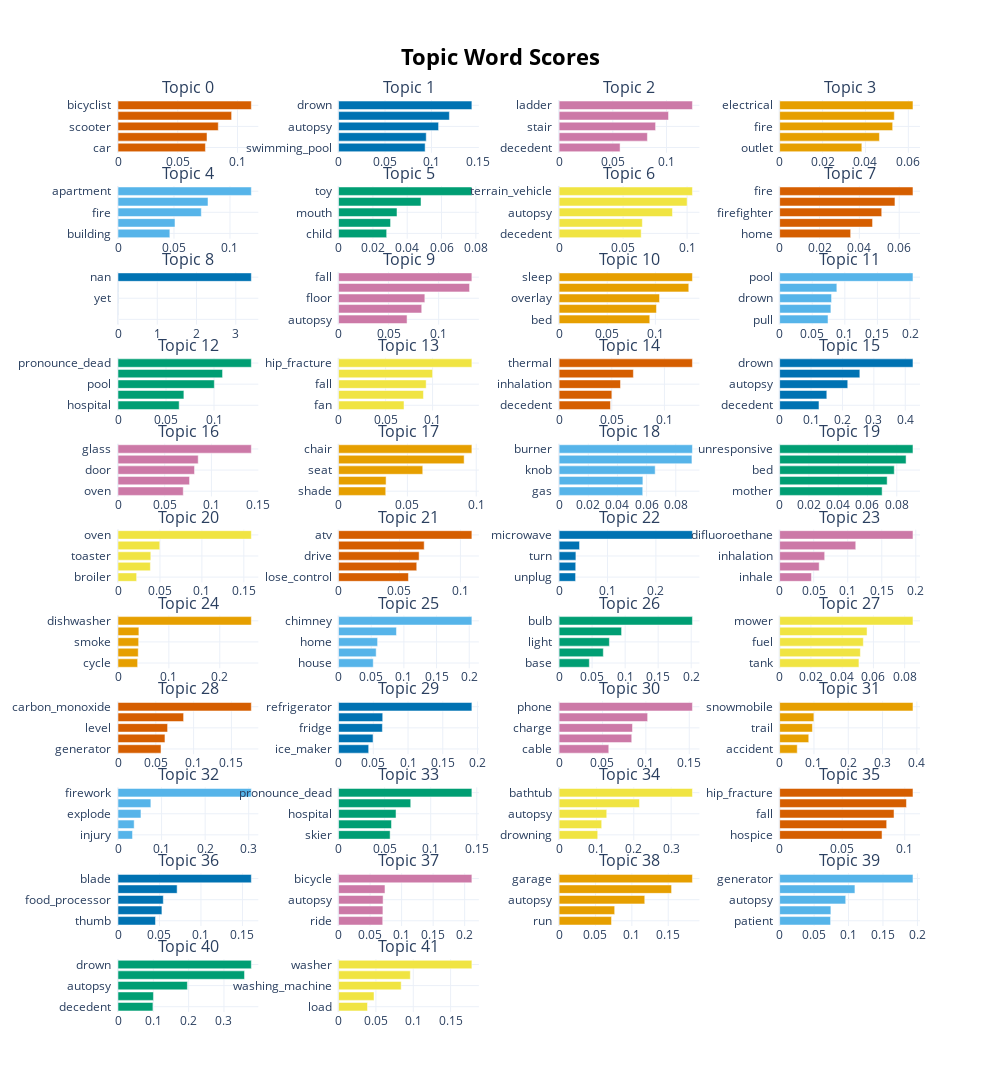

Notebook source saved alongside this figure:
### Markdown cell above
#### Word element distribution within topics

### Code cell
optimal_model.visualize_barchart(top_n_topics=42)

### Figure 1 — Plotly figure (JSON) as saved in the notebook; plotly's stock layout.template omitted (floating-point values rounded to 4 significant figures)
{"data": [{"marker": {"color": "#D55E00"}, "orientation": "h", "type": "bar", "x": [0.07317, 0.07451, 0.08394, 0.0951, 0.1116], "xaxis": "x", "y": ["car  ", "vehicle  ", "scooter  ", "bicycle  ", "bicyclist  "], "yaxis": "y"}, {"marker": {"color": "#0072B2"}, "orientation": "h", "type": "bar", "x": [0.09318, 0.09437, 0.1077, 0.1193, 0.1435], "xaxis": "x2", "y": ["swimming_pool  ", "manner  ", "autopsy  ", "death  ", "drown  "], "yaxis": "y2"}, {"marker": {"color": "#CC79A7"}, "orientation": "h", "type": "bar", "x": [0.05677, 0.0822, 0.08982, 0.1019, 0.1241], "xaxis": "x3", "y": ["decedent  ", "head  ", "stair  ", "fall  ", "ladder  "], "yaxis": "y3"}, {"marker": {"color": "#E69F00"}, "orientation": "h", "type": "bar", "x": [0.03832, 0.04652, 0.05268, 0.05346, 0.06216], "xaxis": "x4", "y": ["outlet  ", "space_heater  ", "fire  ", "extension_cord  ", "electrical  "], "yaxis": "y4"}, {"marker": {"color": "#56B4E9"}, "orientation": "h", "type": "bar", "x": [0.0463, 0.05089, 0.0744, 0.08036, 0.1191], "xaxis": "x5", "y": ["building  ", "stove  ", "fire  ", "candle  ", "apartment  "], "yaxis": "y5"}, {"marker": {"color": "#009E73"}, "orientation": "h", "type": "bar", "x": [0.02804, 0.0303, 0.03406, 0.04804, 0.07768], "xaxis": "x6", "y": ["child  ", "laptop  ", "mouth  ", "battery  ", "toy  "], "yaxis": "y6"}, {"marker": {"color": "#F0E442"}, "orientation": "h", "type": "bar", "x": [0.06413, 0.06504, 0.08857, 0.1, 0.1042], "xaxis": "x7", "y": ["decedent  ", "injury  ", "autopsy  ", "golf_cart  ", "terrain_vehicle  "], "yaxis": "y7"}, {"marker": {"color": "#D55E00"}, "orientation": "h", "type": "bar", "x": [0.03564, 0.04663, 0.05124, 0.05787, 0.06692], "xaxis": "x8", "y": ["home  ", "window  ", "firefighter  ", "house  ", "fire  "], "yaxis": "y8"}, {"marker": {"color": "#0072B2"}, "orientation": "h", "type": "bar", "x": [1e-05, 0.001603, 0.00306, 0.00349, 3.397], "xaxis": "x9", "y": ["  ", "fine  ", "yet  ", "apneic  ", "nan  "], "yaxis": "y9"}, {"marker": {"color": "#CC79A7"}, "orientation": "h", "type": "bar", "x": [0.06845, 0.0831, 0.08621, 0.1309, 0.1332], "xaxis": "x10", "y": ["autopsy  ", "decedent  ", "floor  ", "head  ", "fall  "], "yaxis": "y10"}, {"marker": {"color": "#E69F00"}, "orientation": "h", "type": "bar", "x": [0.09418, 0.1011, 0.1043, 0.1347, 0.1385], "xaxis": "x11", "y": ["bed  ", "adult  ", "overlay  ", "autopsy  ", "sleep  "], "yaxis": "y11"}, {"marker": {"color": "#56B4E9"}, "orientation": "h", "type": "bar", "x": [0.07422, 0.07861, 0.07962, 0.08776, 0.2046], "xaxis": "x12", "y": ["pull  ", "swimming_pool  ", "drown  ", "boy  ", "pool  "], "yaxis": "y12"}, {"marker": {"color": "#009E73"}, "orientation": "h", "type": "bar", "x": [0.06372, 0.06862, 0.1003, 0.1089, 0.1389], "xaxis": "x13", "y": ["hospital  ", "swimming_pool  ", "pool  ", "pronounce  ", "pronounce_dead  "], "yaxis": "y13"}, {"marker": {"color": "#F0E442"}, "orientation": "h", "type": "bar", "x": [0.06961, 0.09028, 0.09316, 0.1, 0.1418], "xaxis": "x14", "y": ["fan  ", "hip  ", "fall  ", "floor  ", "hip_fracture  "], "yaxis": "y14"}, {"marker": {"color": "#D55E00"}, "orientation": "h", "type": "bar", "x": [0.04877, 0.05008, 0.0583, 0.07053, 0.1266], "xaxis": "x15", "y": ["decedent  ", "clothing  ", "inhalation  ", "burn  ", "thermal  "], "yaxis": "y15"}, {"marker": {"color": "#0072B2"}, "orientation": "h", "type": "bar", "x": [0.1252, 0.1502, 0.2169, 0.2554, 0.4246], "xaxis": "x16", "y": ["decedent  ", "pool  ", "autopsy  ", "hot_tub  ", "drown  "], "yaxis": "y16"}, {"marker": {"color": "#CC79A7"}, "orientation": "h", "type": "bar", "x": [0.06984, 0.07659, 0.08191, 0.08585, 0.1427], "xaxis": "x17", "y": ["oven  ", "shatter  ", "door  ", "shower  ", "glass  "], "yaxis": "y17"}, {"marker": {"color": "#E69F00"}, "orientation": "h", "type": "bar", "x": [0.03427, 0.03453, 0.06116, 0.09121, 0.09684], "xaxis": "x18", "y": ["shade  ", "swing  ", "seat  ", "stroller  ", "chair  "], "yaxis": "y18"}, {"marker": {"color": "#56B4E9"}, "orientation": "h", "type": "bar", "x": [0.05734, 0.05744, 0.06587, 0.09107, 0.09141], "xaxis": "x19", "y": ["gas  ", "turn  ", "knob  ", "grill  ", "burner  "], "yaxis": "y19"}, {"marker": {"color": "#009E73"}, "orientation": "h", "type": "bar", "x": [0.07001, 0.07344, 0.0783, 0.08636, 0.09108], "xaxis": "x20", "y": ["mother  ", "sleep  ", "bed  ", "blanket  ", "unresponsive  "], "yaxis": "y20"}, {"marker": {"color": "#F0E442"}, "orientation": "h", "type": "bar", "x": [0.02222, 0.03858, 0.03911, 0.0498, 0.1589], "xaxis": "x21", "y": ["broiler  ", "rack  ", "toaster  ", "turn  ", "oven  "], "yaxis": "y21"}, {"marker": {"color": "#D55E00"}, "orientation": "h", "type": "bar", "x": [0.05735, 0.06416, 0.06612, 0.07029, 0.1094], "xaxis": "x22", "y": ["lose_control  ", "roll  ", "drive  ", "crash  ", "atv  "], "yaxis": "y22"}, {"marker": {"color": "#0072B2"}, "orientation": "h", "type": "bar", "x": [0.03406, 0.03436, 0.03472, 0.04222, 0.2755], "xaxis": "x23", "y": ["unplug  ", "oven  ", "turn  ", "door  ", "microwave  "], "yaxis": "y23"}, {"marker": {"color": "#CC79A7"}, "orientation": "h", "type": "bar", "x": [0.04676, 0.05804, 0.06616, 0.1118, 0.1959], "xaxis": "x24", "y": ["inhale  ", "decedent  ", "inhalation  ", "autopsy  ", "difluoroethane  "], "yaxis": "y24"}, {"marker": {"color": "#E69F00"}, "orientation": "h", "type": "bar", "x": [0.0386, 0.03981, 0.0406, 0.04104, 0.2621], "xaxis": "x25", "y": ["cycle  ", "door  ", "smoke  ", "melt  ", "dishwasher  "], "yaxis": "y25"}, {"marker": {"color": "#56B4E9"}, "orientation": "h", "type": "bar", "x": [0.0531, 0.05758, 0.05976, 0.08862, 0.2041], "xaxis": "x26", "y": ["house  ", "fireplace  ", "home  ", "fire  ", "chimney  "], "yaxis": "y26"}, {"marker": {"color": "#009E73"}, "orientation": "h", "type": "bar", "x": [0.04578, 0.06694, 0.07614, 0.0946, 0.2019], "xaxis": "x27", "y": ["base  ", "fixture  ", "light  ", "lamp  ", "bulb  "], "yaxis": "y27"}, {"marker": {"color": "#F0E442"}, "orientation": "h", "type": "bar", "x": [0.05074, 0.05165, 0.05355, 0.05592, 0.08531], "xaxis": "x28", "y": ["tank  ", "gas  ", "fuel  ", "lawn_mower  ", "mower  "], "yaxis": "y28"}, {"marker": {"color": "#D55E00"}, "orientation": "h", "type": "bar", "x": [0.05689, 0.06212, 0.0656, 0.08677, 0.1764], "xaxis": "x29", "y": ["generator  ", "leak  ", "level  ", "furnace  ", "carbon_monoxide  "], "yaxis": "y29"}, {"marker": {"color": "#0072B2"}, "orientation": "h", "type": "bar", "x": [0.04335, 0.04964, 0.06308, 0.06356, 0.1919], "xaxis": "x30", "y": ["ice_maker  ", "ice  ", "fridge  ", "freezer  ", "refrigerator  "], "yaxis": "y30"}, {"marker": {"color": "#CC79A7"}, "orientation": "h", "type": "bar", "x": [0.05724, 0.08372, 0.08457, 0.102, 0.1537], "xaxis": "x31", "y": ["cable  ", "charger  ", "charge  ", "device  ", "phone  "], "yaxis": "y31"}, {"marker": {"color": "#E69F00"}, "orientation": "h", "type": "bar", "x": [0.05128, 0.08483, 0.09556, 0.09981, 0.3887], "xaxis": "x32", "y": ["accident  ", "crash  ", "trail  ", "tree  ", "snowmobile  "], "yaxis": "y32"}, {"marker": {"color": "#56B4E9"}, "orientation": "h", "type": "bar", "x": [0.03335, 0.03708, 0.05268, 0.0754, 0.306], "xaxis": "x33", "y": ["injury  ", "injure  ", "explode  ", "hand  ", "firework  "], "yaxis": "y33"}, {"marker": {"color": "#009E73"}, "orientation": "h", "type": "bar", "x": [0.05597, 0.05744, 0.06239, 0.07834, 0.1447], "xaxis": "x34", "y": ["skier  ", "die  ", "hospital  ", "ski  ", "pronounce_dead  "], "yaxis": "y34"}, {"marker": {"color": "#F0E442"}, "orientation": "h", "type": "bar", "x": [0.1034, 0.1141, 0.1276, 0.2152, 0.357], "xaxis": "x35", "y": ["drowning  ", "seizure  ", "autopsy  ", "drown  ", "bathtub  "], "yaxis": "y35"}, {"marker": {"color": "#D55E00"}, "orientation": "h", "type": "bar", "x": [0.08186, 0.08556, 0.09144, 0.1014, 0.1066], "xaxis": "x36", "y": ["hospice  ", "floor  ", "fall  ", "hip  ", "hip_fracture  "], "yaxis": "y36"}, {"marker": {"color": "#0072B2"}, "orientation": "h", "type": "bar", "x": [0.04521, 0.05294, 0.0546, 0.07128, 0.1607], "xaxis": "x37", "y": ["thumb  ", "cut  ", "food_processor  ", "blender  ", "blade  "], "yaxis": "y37"}, {"marker": {"color": "#CC79A7"}, "orientation": "h", "type": "bar", "x": [0.07006, 0.07037, 0.07065, 0.07364, 0.2115], "xaxis": "x38", "y": ["ride  ", "decedent  ", "autopsy  ", "head  ", "bicycle  "], "yaxis": "y38"}, {"marker": {"color": "#E69F00"}, "orientation": "h", "type": "bar", "x": [0.07204, 0.07639, 0.1177, 0.1546, 0.1833], "xaxis": "x39", "y": ["run  ", "inhale  ", "autopsy  ", "carbon_monoxide  ", "garage  "], "yaxis": "y39"}, {"marker": {"color": "#56B4E9"}, "orientation": "h", "type": "bar", "x": [0.07395, 0.07435, 0.0959, 0.1093, 0.1936], "xaxis": "x40", "y": ["patient  ", "die  ", "autopsy  ", "unknown  ", "generator  "], "yaxis": "y40"}, {"marker": {"color": "#009E73"}, "orientation": "h", "type": "bar", "x": [0.09891, 0.1003, 0.1965, 0.3582, 0.3775], "xaxis": "x41", "y": ["decedent  ", "hotel  ", "autopsy  ", "swimming_pool  ", "drown  "], "yaxis": "y41"}, {"marker": {"color": "#F0E442"}, "orientation": "h", "type": "bar", "x": [0.03876, 0.04748, 0.08383, 0.09605, 0.1785], "xaxis": "x42", "y": ["load  ", "spin_cycle  ", "washing_machine  ", "machine  ", "washer  "], "yaxis": "y42"}], "layout": {"annotations": [{"font": {"size": 16}, "showarrow": false, "text": "Topic 0", "x": 0.0875, "xanchor": "center", "xref": "paper", "y": 1, "yanchor": "bottom", "yref": "paper"}, {"font": {"size": 16}, "showarrow": false, "text": "Topic 1", "x": 0.3625, "xanchor": "center", "xref": "paper", "y": 1, "yanchor": "bottom", "yref": "paper"}, {"font": {"size": 16}, "showarrow": false, "text": "Topic 2", "x": 0.6375, "xanchor": "center", "xref": "paper", "y": 1, "yanchor": "bottom", "yref": "paper"}, {"font": {"size": 16}, "showarrow": false, "text": "Topic 3", "x": 0.9125, "xanchor": "center", "xref": "paper", "y": 1, "yanchor": "bottom", "yref": "paper"}, {"font": {"size": 16}, "showarrow": false, "text": "Topic 4", "x": 0.0875, "xanchor": "center", "xref": "paper", "y": 0.9058, "yanchor": "bottom", "yref": "paper"}, {"font": {"size": 16}, "showarrow": false, "text": "Topic 5", "x": 0.3625, "xanchor": "center", "xref": "paper", "y": 0.9058, "yanchor": "bottom", "yref": "paper"}, {"font": {"size": 16}, "showarrow": false, "text": "Topic 6", "x": 0.6375, "xanchor": "center", "xref": "paper", "y": 0.9058, "yanchor": "bottom", "yref": "paper"}, {"font": {"size": 16}, "showarrow": false, "text": "Topic 7", "x": 0.9125, "xanchor": "center", "xref": "paper", "y": 0.9058, "yanchor": "bottom", "yref": "paper"}, {"font": {"size": 16}, "showarrow": false, "text": "Topic 8", "x": 0.0875, "xanchor": "center", "xref": "paper", "y": 0.8116, "yanchor": "bottom", "yref": "paper"}, {"font": {"size": 16}, "showarrow": false, "text": "Topic 9", "x": 0.3625, "xanchor": "center", "xref": "paper", "y": 0.8116, "yanchor": "bottom", "yref": "paper"}, {"font": {"size": 16}, "showarrow": false, "text": "Topic 10", "x": 0.6375, "xanchor": "center", "xref": "paper", "y": 0.8116, "yanchor": "bottom", "yref": "paper"}, {"font": {"size": 16}, "showarrow": false, "text": "Topic 11", "x": 0.9125, "xanchor": "center", "xref": "paper", "y": 0.8116, "yanchor": "bottom", "yref": "paper"}, {"font": {"size": 16}, "showarrow": false, "text": "Topic 12", "x": 0.0875, "xanchor": "center", "xref": "paper", "y": 0.7174, "yanchor": "bottom", "yref": "paper"}, {"font": {"size": 16}, "showarrow": false, "text": "Topic 13", "x": 0.3625, "xanchor": "center", "xref": "paper", "y": 0.7174, "yanchor": "bottom", "yref": "paper"}, {"font": {"size": 16}, "showarrow": false, "text": "Topic 14", "x": 0.6375, "xanchor": "center", "xref": "paper", "y": 0.7174, "yanchor": "bottom", "yref": "paper"}, {"font": {"size": 16}, "showarrow": false, "text": "Topic 15", "x": 0.9125, "xanchor": "center", "xref": "paper", "y": 0.7174, "yanchor": "bottom", "yref": "paper"}, {"font": {"size": 16}, "showarrow": false, "text": "Topic 16", "x": 0.0875, "xanchor": "center", "xref": "paper", "y": 0.6231, "yanchor": "bottom", "yref": "paper"}, {"font": {"size": 16}, "showarrow": false, "text": "Topic 17", "x": 0.3625, "xanchor": "center", "xref": "paper", "y": 0.6231, "yanchor": "bottom", "yref": "paper"}, {"font": {"size": 16}, "showarrow": false, "text": "Topic 18", "x": 0.6375, "xanchor": "center", "xref": "paper", "y": 0.6231, "yanchor": "bottom", "yref": "paper"}, {"font": {"size": 16}, "showarrow": false, "text": "Topic 19", "x": 0.9125, "xanchor": "center", "xref": "paper", "y": 0.6231, "yanchor": "bottom", "yref": "paper"}, {"font": {"size": 16}, "showarrow": false, "text": "Topic 20", "x": 0.0875, "xanchor": "center", "xref": "paper", "y": 0.5289, "yanchor": "bottom", "yref": "paper"}, {"font": {"size": 16}, "showarrow": false, "text": "Topic 21", "x": 0.3625, "xanchor": "center", "xref": "paper", "y": 0.5289, "yanchor": "bottom", "yref": "paper"}, {"font": {"size": 16}, "showarrow": false, "text": "Topic 22", "x": 0.6375, "xanchor": "center", "xref": "paper", "y": 0.5289, "yanchor": "bottom", "yref": "paper"}, {"font": {"size": 16}, "showarrow": false, "text": "Topic 23", "x": 0.9125, "xanchor": "center", "xref": "paper", "y": 0.5289, "yanchor": "bottom", "yref": "paper"}, {"font": {"size": 16}, "showarrow": false, "text": "Topic 24", "x": 0.0875, "xanchor": "center", "xref": "paper", "y": 0.4347, "yanchor": "bottom", "yref": "paper"}, {"font": {"size": 16}, "showarrow": false, "text": "Topic 25", "x": 0.3625, "xanchor": "center", "xref": "paper", "y": 0.4347, "yanchor": "bottom", "yref": "paper"}, {"font": {"size": 16}, "showarrow": false, "text": "Topic 26", "x": 0.6375, "xanchor": "center", "xref": "paper", "y": 0.4347, "yanchor": "bottom", "yref": "paper"}, {"font": {"size": 16}, "showarrow": false, "text": "Topic 27", "x": 0.9125, "xanchor": "center", "xref": "paper", "y": 0.4347, "yanchor": "bottom", "yref": "paper"}, {"font": {"size": 16}, "showarrow": false, "text": "Topic 28", "x": 0.0875, "xanchor": "center", "xref": "paper", "y": 0.3405, "yanchor": "bottom", "yref": "paper"}, {"font": {"size": 16}, "showarrow": false, "text": "Topic 29", "x": 0.3625, "xanchor": "center", "xref": "paper", "y": 0.3405, "yanchor": "bottom", "yref": "paper"}, {"font": {"size": 16}, "showarrow": false, "text": "Topic 30", "x": 0.6375, "xanchor": "center", "xref": "paper", "y": 0.3405, "yanchor": "bottom", "yref": "paper"}, {"font": {"size": 16}, "showarrow": false, "text": "Topic 31", "x": 0.9125, "xanchor": "center", "xref": "paper", "y": 0.3405, "yanchor": "bottom", "yref": "paper"}, {"font": {"size": 16}, "showarrow": false, "text": "Topic 32", "x": 0.0875, "xanchor": "center", "xref": "paper", "y": 0.2463, "yanchor": "bottom", "yref": "paper"}, {"font": {"size": 16}, "showarrow": false, "text": "Topic 33", "x": 0.3625, "xanchor": "center", "xref": "paper", "y": 0.2463, "yanchor": "bottom", "yref": "paper"}, {"font": {"size": 16}, "showarrow": false, "text": "Topic 34", "x": 0.6375, "xanchor": "center", "xref": "paper", "y": 0.2463, "yanchor": "bottom", "yref": "paper"}, {"font": {"size": 16}, "showarrow": false, "text": "Topic 35", "x": 0.9125, "xanchor": "center", "xref": "paper", "y": 0.2463, "yanchor": "bottom", "yref": "paper"}, {"font": {"size": 16}, "showarrow": false, "text": "Topic 36", "x": 0.0875, "xanchor": "center", "xref": "paper", "y": 0.1521, "yanchor": "bottom", "yref": "paper"}, {"font": {"size": 16}, "showarrow": false, "text": "Topic 37", "x": 0.3625, "xanchor": "center", "xref": "paper", "y": 0.1521, "yanchor": "bottom", "yref": "paper"}, {"font": {"size": 16}, "showarrow": false, "text": "Topic 38", "x": 0.6375, "xanchor": "center", "xref": "paper", "y": 0.1521, "yanchor": "bottom", "yref": "paper"}, {"font": {"size": 16}, "showarrow": false, "text": "Topic 39", "x": 0.9125, "xanchor": "center", "xref": "paper", "y": 0.1521, "yanchor": "bottom", "yref": "paper"}, {"font": {"size": 16}, "showarrow": false, "text": "Topic 40", "x": 0.0875, "xanchor": "center", "xref": "paper", "y": 0.05785, "yanchor": "bottom", "yref": "paper"}, {"font": {"size": 16}, "showarrow": false, "text": "Topic 41", "x": 0.3625, "xanchor": "center", "xref": "paper", "y": 0.05785, "yanchor": "bottom", "yref": "paper"}], "height": 2750, "hoverlabel": {"bgcolor": "white", "font": {"family": "Rockwell", "size": 16}}, "showlegend": false, "title": {"font": {"color": "Black", "size": 22}, "text": "<b>Topic Word Scores", "x": 0.5, "xanchor": "center", "yanchor": "top"}, "width": 1000, "xaxis": {"anchor": "y", "domain": [0, 0.175], "showgrid": true}, "xaxis10": {"anchor": "y10", "domain": [0.275, 0.45], "showgrid": true}, "xaxis11": {"anchor": "y11", "domain": [0.55, 0.725], "showgrid": true}, "xaxis12": {"anchor": "y12", "domain": [0.825, 1], "showgrid": true}, "xaxis13": {"anchor": "y13", "domain": [0, 0.175], "showgrid": true}, "xaxis14": {"anchor": "y14", "domain": [0.275, 0.45], "showgrid": true}, "xaxis15": {"anchor": "y15", "domain": [0.55, 0.725], "showgrid": true}, "xaxis16": {"anchor": "y16", "domain": [0.825, 1], "showgrid": true}, "xaxis17": {"anchor": "y17", "domain": [0, 0.175], "showgrid": true}, "xaxis18": {"anchor": "y18", "domain": [0.275, 0.45], "showgrid": true}, "xaxis19": {"anchor": "y19", "domain": [0.55, 0.725], "showgrid": true}, "xaxis2": {"anchor": "y2", "domain": [0.275, 0.45], "showgrid": true}, "xaxis20": {"anchor": "y20", "domain": [0.825, 1], "showgrid": true}, "xaxis21": {"anchor": "y21", "domain": [0, 0.175], "showgrid": true}, "xaxis22": {"anchor": "y22", "domain": [0.275, 0.45], "showgrid": true}, "xaxis23": {"anchor": "y23", "domain": [0.55, 0.725], "showgrid": true}, "xaxis24": {"anchor": "y24", "domain": [0.825, 1], "showgrid": true}, "xaxis25": {"anchor": "y25", "domain": [0, 0.175], "showgrid": true}, "xaxis26": {"anchor": "y26", "domain": [0.275, 0.45], "showgrid": true}, "xaxis27": {"anchor": "y27", "domain": [0.55, 0.725], "showgrid": true}, "xaxis28": {"anchor": "y28", "domain": [0.825, 1], "showgrid": true}, "xaxis29": {"anchor": "y29", "domain": [0, 0.175], "showgrid": true}, "xaxis3": {"anchor": "y3", "domain": [0.55, 0.725], "showgrid": true}, "xaxis30": {"anchor": "y30", "domain": [0.275, 0.45], "showgrid": true}, "xaxis31": {"anchor": "y31", "domain": [0.55, 0.725], "showgrid": true}, "xaxis32": {"anchor": "y32", "domain": [0.825, 1], "showgrid": true}, "xaxis33": {"anchor": "y33", "domain": [0, 0.175], "showgrid": true}, "xaxis34": {"anchor": "y34", "domain": [0.275, 0.45], "showgrid": true}, "xaxis35": {"anchor": "y35", "domain": [0.55, 0.725], "showgrid": true}, "xaxis36": {"anchor": "y36", "domain": [0.825, 1], "showgrid": true}, "xaxis37": {"anchor": "y37", "domain": [0, 0.175], "showgrid": true}, "xaxis38": {"anchor": "y38", "domain": [0.275, 0.45], "showgrid": true}, "xaxis39": {"anchor": "y39", "domain": [0.55, 0.725], "showgrid": true}, "xaxis4": {"anchor": "y4", "domain": [0.825, 1], "showgrid": true}, "xaxis40": {"anchor": "y40", "domain": [0.825, 1], "showgrid": true}, "xaxis41": {"anchor": "y41", "domain": [0, 0.175], "showgrid": true}, "xaxis42": {"anchor": "y42", "domain": [0.275, 0.45], "showgrid": true}, "xaxis43": {"anchor": "y43", "domain": [0.55, 0.725], "showgrid": true}, "xaxis44": {"anchor": "y44", "domain": [0.825, 1], "showgrid": true}, "xaxis5": {"anchor": "y5", "domain": [0, 0.175], "showgrid": true}, "xaxis6": {"anchor": "y6", "domain": [0.275, 0.45], "showgrid": true}, "xaxis7": {"anchor": "y7", "domain": [0.55, 0.725], "showgrid": true}, "xaxis8": {"anchor": "y8", "domain": [0.825, 1], "showgrid": true}, "xaxis9": {"anchor": "y9", "domain": [0, 0.175], "showgrid": true}, "yaxis": {"anchor": "x", "domain": [0.9421, 1], "showgrid": true}, "yaxis10": {"anchor": "x10", "domain": [0.7537, 0.8116], "showgrid": true}, "yaxis11": {"anchor": "x11", "domain": [0.7537, 0.8116], "showgrid": true}, "yaxis12": {"anchor": "x12", "domain": [0.7537, 0.8116], "showgrid": true}, "yaxis13": {"anchor": "x13", "domain": [0.6595, 0.7174], "showgrid": true}, "yaxis14": {"anchor": "x14", "domain": [0.6595, 0.7174], "showgrid": true}, "yaxis15": {"anchor": "x15", "domain": [0.6595, 0.7174], "showgrid": true}, "yaxis16": {"anchor": "x16", "domain": [0.6595, 0.7174], "showgrid": true}, "yaxis17": {"anchor": "x17", "domain": [0.5653, 0.6231], "showgrid": true}, "yaxis18": {"anchor": "x18", "domain": [0.5653, 0.6231], "showgrid": true}, "yaxis19": {"anchor": "x19", "domain": [0.5653, 0.6231], "showgrid": true}, "yaxis2": {"anchor": "x2", "domain": [0.9421, 1], "showgrid": true}, "yaxis20": {"anchor": "x20", "domain": [0.5653, 0.6231], "showgrid": true}, "yaxis21": {"anchor": "x21", "domain": [0.4711, 0.5289], "showgrid": true}, "yaxis22": {"anchor": "x22", "domain": [0.4711, 0.5289], "showgrid": true}, "yaxis23": {"anchor": "x23", "domain": [0.4711, 0.5289], "showgrid": true}, "yaxis24": {"anchor": "x24", "domain": [0.4711, 0.5289], "showgrid": true}, "yaxis25": {"anchor": "x25", "domain": [0.3769, 0.4347], "showgrid": true}, "yaxis26": {"anchor": "x26", "domain": [0.3769, 0.4347], "showgrid": true}, "yaxis27": {"anchor": "x27", "domain": [0.3769, 0.4347], "showgrid": true}, "yaxis28": {"anchor": "x28", "domain": [0.3769, 0.4347], "showgrid": true}, "yaxis29": {"anchor": "x29", "domain": [0.2826, 0.3405], "showgrid": true}, "yaxis3": {"anchor": "x3", "domain": [0.9421, 1], "showgrid": true}, "yaxis30": {"anchor": "x30", "domain": [0.2826, 0.3405], "showgrid": true}, "yaxis31": {"anchor": "x31", "domain": [0.2826, 0.3405], "showgrid": true}, "yaxis32": {"anchor": "x32", "domain": [0.2826, 0.3405], "showgrid": true}, "yaxis33": {"anchor": "x33", "domain": [0.1884, 0.2463], "showgrid": true}, "yaxis34": {"anchor": "x34", "domain": [0.1884, 0.2463], "showgrid": true}, "yaxis35": {"anchor": "x35", "domain": [0.1884, 0.2463], "showgrid": true}, "yaxis36": {"anchor": "x36", "domain": [0.1884, 0.2463], "showgrid": true}, "yaxis37": {"anchor": "x37", "domain": [0.09421, 0.1521], "showgrid": true}, "yaxis38": {"anchor": "x38", "domain": [0.09421, 0.1521], "showgrid": true}, "yaxis39": {"anchor": "x39", "domain": [0.09421, 0.1521], "showgrid": true}, "yaxis4": {"anchor": "x4", "domain": [0.9421, 1], "showgrid": true}, "yaxis40": {"anchor": "x40", "domain": [0.09421, 0.1521], "showgrid": true}, "yaxis41": {"anchor": "x41", "domain": [0, 0.05785], "showgrid": true}, "yaxis42": {"anchor": "x42", "domain": [0, 0.05785], "showgrid": true}, "yaxis43": {"anchor": "x43", "domain": [0, 0.05785], "showgrid": true}, "yaxis44": {"anchor": "x44", "domain": [0, 0.05785], "showgrid": true}, "yaxis5": {"anchor": "x5", "domain": [0.8479, 0.9058], "showgrid": true}, "yaxis6": {"anchor": "x6", "domain": [0.8479, 0.9058], "showgrid": true}, "yaxis7": {"anchor": "x7", "domain": [0.8479, 0.9058], "showgrid": true}, "yaxis8": {"anchor": "x8", "domain": [0.8479, 0.9058], "showgrid": true}, "yaxis9": {"anchor": "x9", "domain": [0.7537, 0.8116], "showgrid": true}}}
